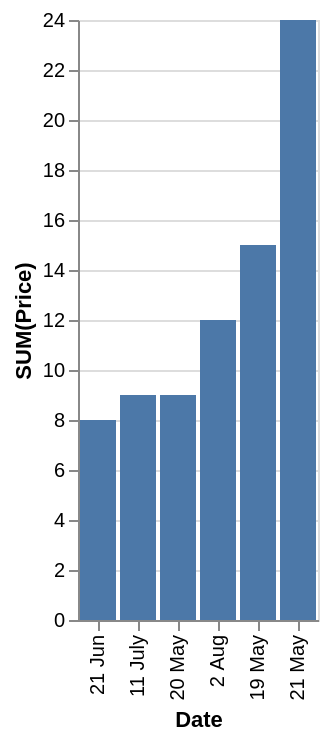

Vega-Lite specification stored for this chart:
### Vega-Lite specification from a JSON file in a GitHub repository (floating-point values rounded to 4 significant figures)
{"data": {"values": [{"x_data": "21 Jun", "y_data": 8}, {"x_data": "11 July", "y_data": 9}, {"x_data": "20 May", "y_data": 9}, {"x_data": "2 Aug", "y_data": 12}, {"x_data": "19 May", "y_data": 15}, {"x_data": "21 May", "y_data": 24}]}, "mark": "bar", "encoding": {"x": {"field": "x_data", "type": "nominal", "title": "Date", "sort": {"op": "sum", "field": "y_data", "order": "ascending"}}, "y": {"field": "y_data", "type": "quantitative", "title": "SUM(Price)"}}}
